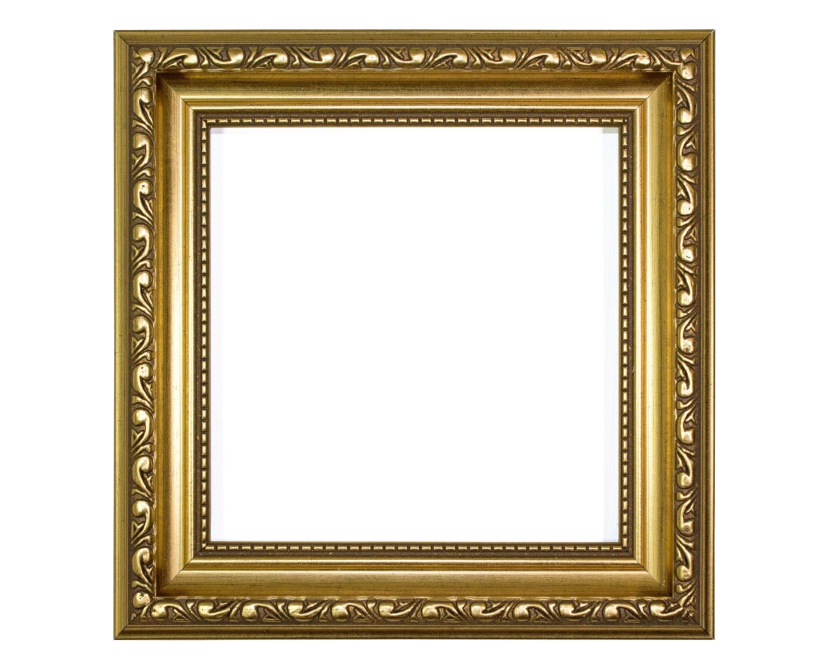
#> input picture pic-mockups/img/frame.jpg, 2500 x 2000 px (shown at 1/3 size); the run also reads 1 picture not shown here
$ python mockups.py img out img/frame.jpg
#> lines starting #> are read from the running program, lines starting #| are printed output that depends on the picture
import sys
import random
from PIL import Image, ImageDraw, ImageFont

def shift():
    return random.randint(-10,10)

def process_images(img_dir, out_dir, art_path, sizes):
    # Load the background image
    #bg_img = Image.open("small.jpg")
    #  Load the art image
#> called with img_dir = 'img', out_dir = 'out', art_path = 'img/frame.jpg'
    art = Image.open(art_path)
#> art is the input picture: PIL image 2500x2000 RGB; mean R, G, B 214.7, 205.2, 187.2

    for size_str in sizes:
        size = size_str.split('x')
        small = int(size[0]) < 9
        scale = 84 if small else 65

        # Parse the dimensions from the size string (e.g., "12x12")
        dims = tuple( map( lambda x: int(x) * scale, size ) )
        print(f"Creating mockup for {size[0]}\" x {size[1]}\" print")

        # Determine what size bg to use and set parameters
        # small = int(size[0]) < 15
        position = (630+shift(), 1615-dims[1]+shift()) if small else (540+shift(), 1830-dims[1]+shift())
        bg_path = f"{img_dir}/small.jpg" if small else f"{img_dir}/medium.jpg"
        bg_img = Image.open(bg_path)

        # Resize the image to proper size in context of mockup image
        resized_art = art.resize(dims, Image.BICUBIC)

        # Create a copy of the background image to paste onto
        mockup_img = bg_img.copy()

        # Calculate the position at NW corner of art at 600x1500)
        # position = ( 600, 1615 - dims[1] )

        # Paste the resized image onto the background image
        mockup_img.paste(resized_art, position)

        # Puts text indicating size at NW of mockup imag
        font = ImageFont.truetype("/usr/share/fonts/truetype/noto/NotoSans-Regular.ttf", 170, encoding="unic")
        text = f"{size[0]}\" x {size[1]}\""
        font_color = (50,20,20)

        # Create an ImageDraw object
        draw = ImageDraw.Draw(mockup_img)

        # Draw the text in the NW corner with specified font and color
        text_position = (8, -30)
        draw.text(text_position, text, font=font, fill=font_color)

        # Save the composited image with a specific file name
        output_filename = f"{out_dir}/{size_str}.jpg"
        mockup_img.save(output_filename)
        print(f"Saved: {output_filename}")


    # Make framed image
    print(f"Creating mockup for framed image.")

    frame_img = Image.open(f"{img_dir}/frame.jpg")
    resized_art = art.resize((1301,1321), Image.BICUBIC)
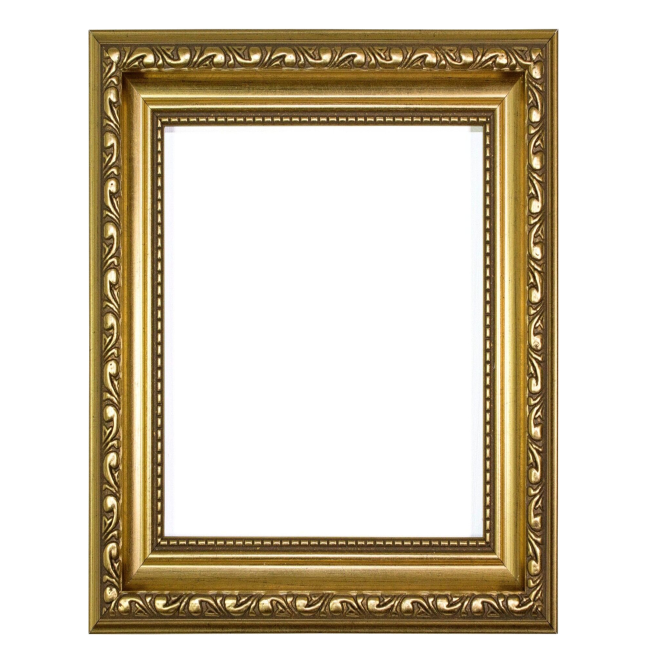
#> resized_art: PIL image 1301x1321 RGB (shown at 1/2 size); mean R, G, B 214.7, 205.2, 187.2
    position = (593, 345)
    frame_img.paste(resized_art, position)
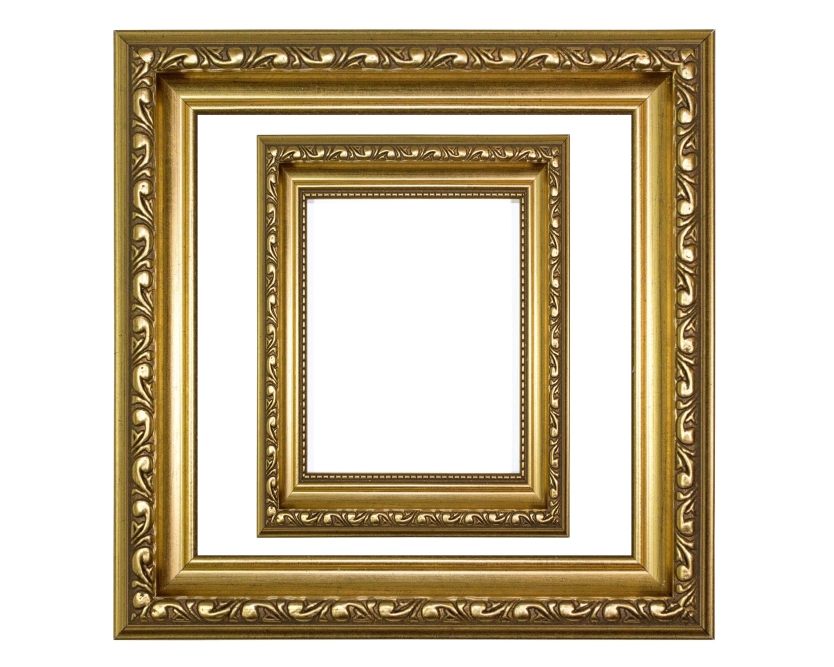
#> frame_img: PIL image 2500x2000 RGB (shown at 1/3 size); mean R, G, B 206.4, 194.5, 171.6

    # Save the thumbnail image with a specific file name
    output_filename = f"{out_dir}/framed.jpg"
    frame_img.save(output_filename)
    print(f"Saved: {output_filename}")


    # Make main image
    print(f"Creating mockup for main/thumbnail image.")

    frame_img = Image.open(f"{img_dir}/main.jpg")
    resized_art = art.resize((1950,1950), Image.BICUBIC)
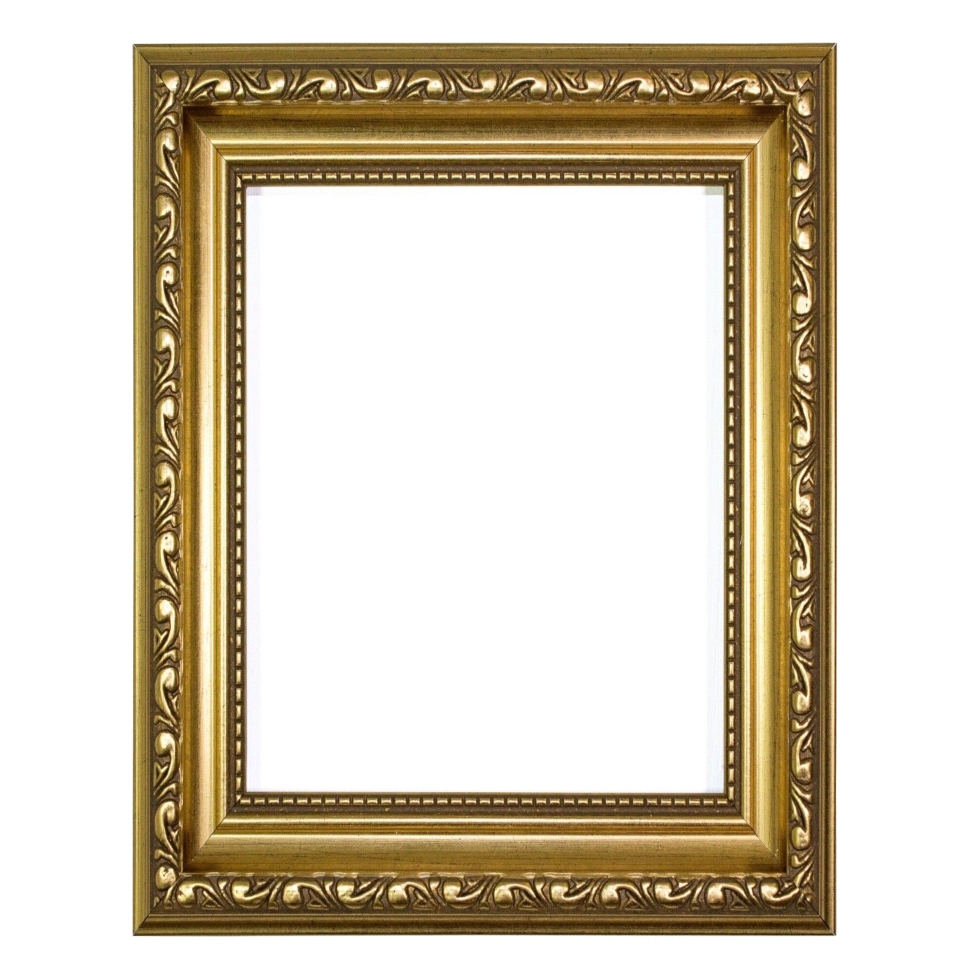
#> resized_art: PIL image 1950x1950 RGB (shown at 1/2 size); mean R, G, B 214.7, 205.2, 187.2
    position = (275, 25)
    frame_img.paste(resized_art, position)
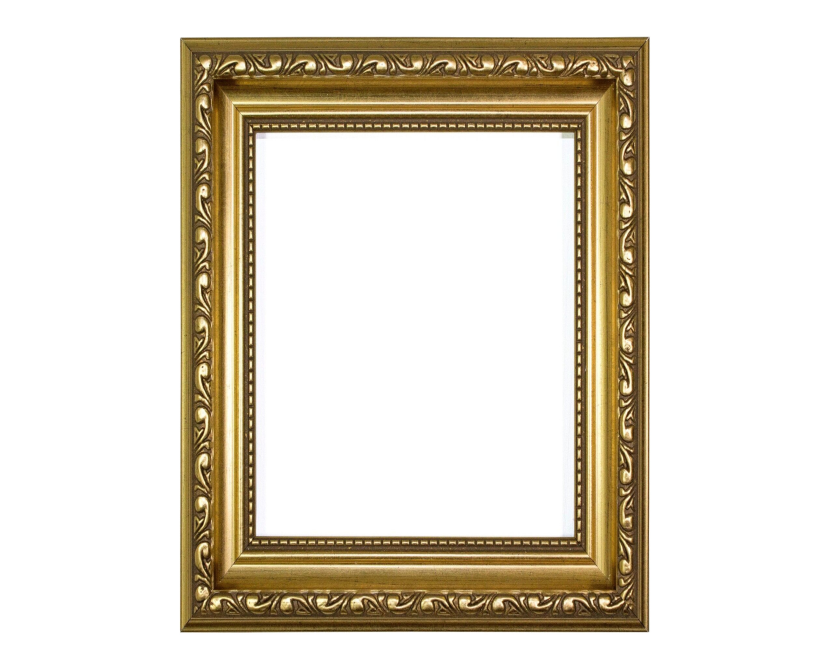
#> frame_img: PIL image 2500x2000 RGB (shown at 1/3 size); mean R, G, B 224.4, 217.1, 203.4

    # Save the thumbnail image with a specific file name
    output_filename = f"{out_dir}/main.jpg"
    frame_img.save(output_filename)
    print(f"Saved: {output_filename}")

if __name__ == "__main__":
    if len(sys.argv) < 2:
        print("Usage: python mockups.py art.jpg size1 size2 ...")
        sys.exit(1)
    img_dir = sys.argv[1]
    out_dir = sys.argv[2]
    art_path = sys.argv[3]
    sizes = sys.argv[4:]
    process_images(img_dir, out_dir, art_path, sizes)
